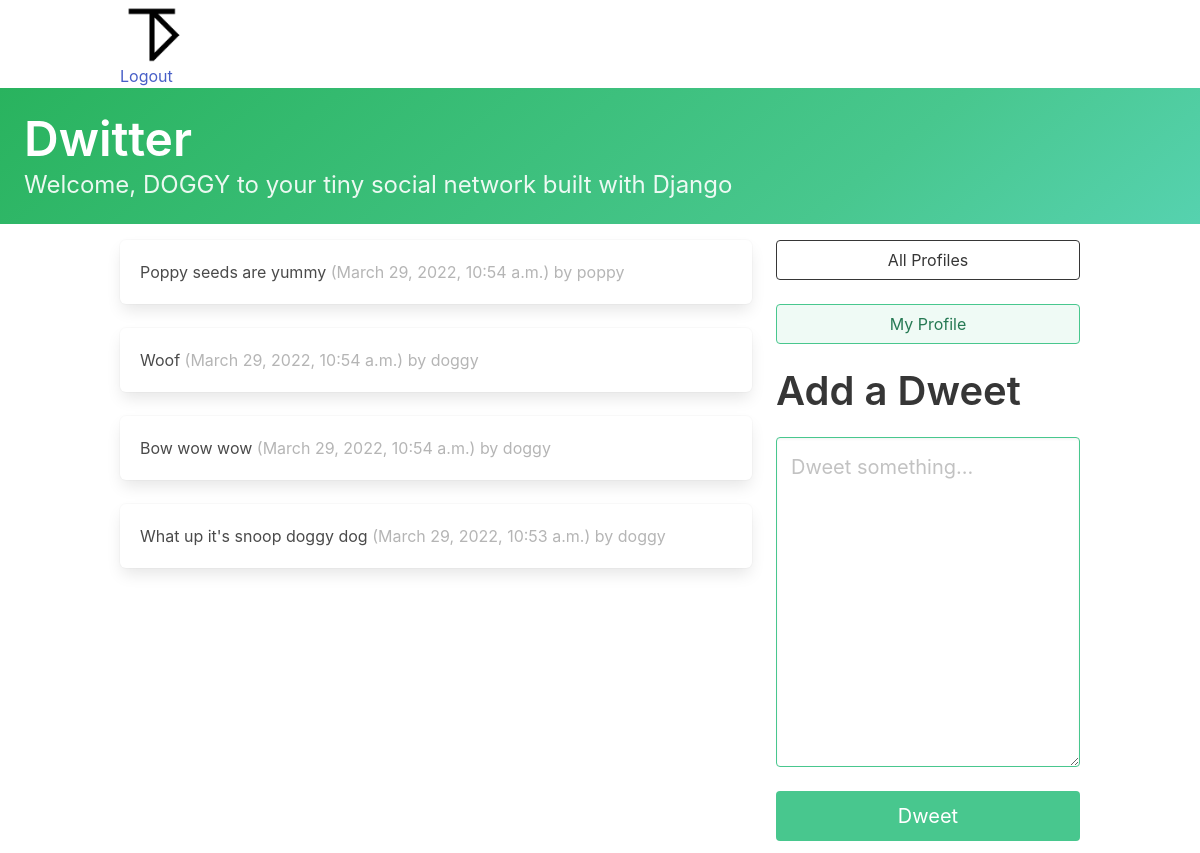
The app's page /dashboard/ (signed in) with its own data.
### dwitter/models.py (models this page shows, shortened)
class Dweet(models.Model):
    user = models.ForeignKey(
        User, related_name="dweets", on_delete=models.DO_NOTHING
    )
    body = models.CharField(max_length=140)
    created_at = models.DateTimeField(auto_now_add=True)

### dwitter/views.py (the view)
# urls.py: path('dashboard/', dashboard, name='dashboard'),
def dashboard(request):
    form = DweetForm(request.POST or None)
    if form.is_valid():
        dweet = form.save(commit=False)
        dweet.user = request.user
        dweet.save()
        return redirect("dwitter:dashboard")
    followed_dweets = Dweet.objects.filter(
        user__profile__in=request.user.profile.follows.all()
    ).order_by("-created_at")
    return render(
        request,
        "dwitter/dashboard.html",
        {"form": form, "dweets": followed_dweets},
    )

### dwitter/forms.py
class DweetForm(forms.ModelForm):
    body = forms.CharField(
        required=True,
        widget=forms.widgets.Textarea(
            attrs={"placeholder": "Dweet something...",
                   "class": "textarea is-success is-medium",
                   }
        ),
        label="",
    )
    class Meta:
        model = Dweet
        exclude = ("user", )

### dwitter/templates/dwitter/dashboard.html (shortened to what this page needs)
{% extends 'base.html' %}
{% block content %}
<div class="column">
    {% for dweet in dweets %}
        <div class="box">
            {{ dweet.body }}
            <span class="is-small has-text-grey-light">
                ({{ dweet.created_at }}) by {{ dweet.user.username }}
            </span>
        </div>
    {% endfor %}
</div>
<div class="column is-one-third">
    <div class="block">
        <a href="{% url 'dwitter:profile_list' %} ">
            <button class="button is-dark is-outlined is-fullwidth">
                All Profiles
            </button>
        </a>
    </div>
    <div class="block">
        <a href="{% url 'dwitter:profile' request.user.profile.id %} ">
            <button class="button is-success is-light is-outlined is-fullwidth">
                My Profile
            </button>
        </a>
    </div>
    <div class="block">
        <div class="block">
            <h2 class="title is-2">Add a Dweet</h2>
        </div>
        <div class="block">
            <form method="post">
                {{ form.as_p }}
                <button class="button is-success is-fullwidth is-medium mt-5"
                        type="submit">Dweet
                </button>
            </form>
        </div>
    </div>
</div>
{% endblock %}

### dwitter/templates/base.html (shortened to what this page needs)
<!DOCTYPE html>
<html lang="en">
<head>
    <link rel="stylesheet"
          href="https://cdn.jsdelivr.net/npm/bulma@0.9.3/css/bulma.min.css">
</head>
<body>
    <div class = "container">
        <span class = "logo">
            <span class="media-left image is-64x64">
                    {% load static %}
                    <img src="{% static 'media/Data_Team_Logo_Small.png' %}">
            </span>
            <div class="block">
                {% if user.is_authenticated %}
                    <a href="{% url 'dwitter:logout' %}">Logout</a>
                {% else %}
                    <a href="{% url 'dwitter:login' %}">Login</a>
                {% endif %}
            </div>
        </span>
    </div>
    <a href="{%  url 'dwitter:dashboard' %} ">
    <section class="hero is-small is-success is-bold mb-4">
        <div class="hero-body">
            <h1 class="title is-1">Dwitter</h1>
            <p class="subtitle is-4">
                Welcome, {{ user.username|upper }} to your tiny social network built with Django
            </p>
        </div>
    </section>
    </a>
    <div class="container">
        <div class="columns is-centered">
            {% block content %}
            {% endblock content %}
        </div>
    </div>
</body>
</html>

### records on screen
Dweet: body "Poppy seeds are yummy", created_at "March 29, 2022, 10:54 a.m.", user.username "poppy"
Dweet: body "Woof", created_at "March 29, 2022, 10:54 a.m.", user.username "doggy"
Dweet: body "Bow wow wow", created_at "March 29, 2022, 10:54 a.m.", user.username "doggy"
Dweet: body "What up it's snoop doggy dog", created_at "March 29, 2022, 10:53 a.m.", user.username "doggy"

### other values on screen
{{ user.username|upper }} "DOGGY"
